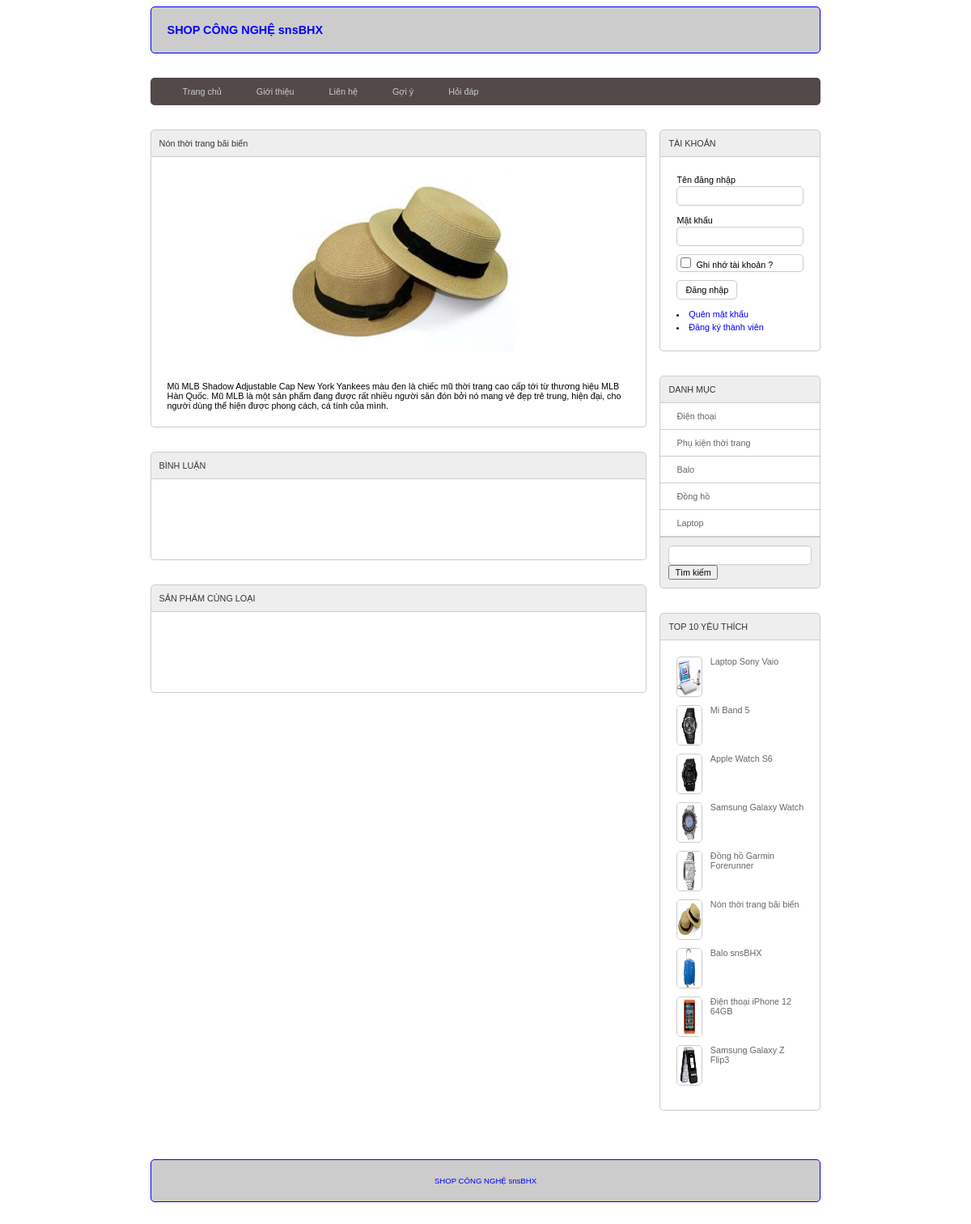
/index.php?act=sanphamct&idsp=17, run on the app's committed database.
### tables this page shows
CREATE TABLE `sanpham` (
  `id` int(11) NOT NULL,
  `name` varchar(255) NOT NULL,
  `gia` double(10,2) DEFAULT 0.00,
  `img` varchar(255) DEFAULT NULL,
  `mota` text DEFAULT NULL,
  `luotxem` int(11) DEFAULT 0,
  `danhmuc` int(11) NOT NULL
);

CREATE TABLE `danhmuc` (
  `id` int(11) NOT NULL,
  `name` varchar(255) NOT NULL
);

### model/pdo.php (called while the page is built, shortened)
<?php
function pdo_get_connection(){
    $dburl = "mysql:host=localhost;dbname=dacsn;charset=utf8";
    $username = 'root';
    $password = '';
    $conn = new PDO($dburl, $username, $password);
    $conn->setAttribute(PDO::ATTR_ERRMODE, PDO::ERRMODE_EXCEPTION);
    return $conn;
}
function pdo_query($sql){
    $sql_args = array_slice(func_get_args(), 1);
    try{
        $conn = pdo_get_connection();
        $stmt = $conn->prepare($sql);
        $stmt->execute($sql_args);
        $rows = $stmt->fetchAll();
        return $rows;
    }
    catch(PDOException $e){
        throw $e;
    }
    finally{
        unset($conn);
    }
}
function pdo_query_one($sql){
    $sql_args = array_slice(func_get_args(), 1);
    try{
        $conn = pdo_get_connection();
        $stmt = $conn->prepare($sql);
        $stmt->execute($sql_args);
        $row = $stmt->fetch(PDO::FETCH_ASSOC);
        return $row;
    }
    catch(PDOException $e){
        throw $e;
    }
    finally{
        unset($conn);
    }
}

### model/sanpham.php (called while the page is built, shortened)
<?php
    function loadall_sanpham_home(){
        $sql = "select * from sanpham where 1 order by id desc limit 0,9";
        $listsanpham=pdo_query($sql);
        return $listsanpham;
    }
    function loadall_sanpham_top10(){
        $sql = "select * from sanpham where 1 order by luotxem desc limit 0,10";
        $listsanpham=pdo_query($sql);
        return $listsanpham;
    }
    function loadone_sanpham($id){
        $sql="select * from sanpham where id=".$id;
        $sp=pdo_query_one($sql);
        return $sp;
    }
?>

### global.php (called while the page is built)
<?php
    $img_path='admin/uploads/';
?>

### model/danhmuc.php (called while the page is built, shortened)
<?php
    function loadall_danhmuc(){
        $sql = "select * from danhmuc order by id desc";
        $listdanhmuc=pdo_query($sql);
        return $listdanhmuc;
    }
?>

### view/boxphai.php (the view)
<div class="row mb">
        <div class="boxtitle">
            TÀI KHOẢN
        </div>
        <div class="boxcontent1 formtaikhoan">
            <?php
            if(isset($_SESSION['user'])){
                extract($_SESSION['user']);
            ?>
                <div class="row mb10">
                        Xin chào <br>
                        <?=$user?>
                </div>
                <div class="row mb10">
                <li><a href="index.php?act=mybill">Đơn hàng của tôi</a></li>
                    <li><a href="index.php?act=quenmk">Quên mật khẩu</a></li>
                    <li><a href="index.php?act=edittk">Cập nhật tài khoản</a></li>
                    <?php if($role==1){?>
                    <li><a href="admin/index.php">Đăng nhập Admin</a></li>
                    <?php } ?>
                    <li><a href="index.php?act=thoat">Thoát</a></li>
                </div>
            <?php
            }else{
            ?>
                <form action="index.php?act=dangnhap" method="post">
                    <div class="row mb10">
                        Tên đăng nhập <br/>
                        <input type="text" name="user" id="">
                    </div>
                    <div class="row mb10">
                        Mật khẩu <br/>
                    <input type="password" name="pass" id="">
                    </div>
                    <div class="row mb10 ghinho">
                        <input type="checkbox" name="ghinho" id=""> Ghi nhớ tài khoản ?
                    </div>
                    <div class="row mb10">
                        <input type="submit" value="Đăng nhập" name="dangnhap">
                    </div>
                </form>
                <li><a href="index.php?act=quenmk">Quên mật khẩu</a></li>
                <li><a href="index.php?act=dangky">Đăng ký thành viên</a></li>
            <?php } ?>
        </div>
    </div>
    <div class="row mb">
        <div class="boxtitle">
            DANH MỤC
        </div>
        <div class="boxcontent2 menudoc">
            <ul>
                <?php
                    foreach($listdmhome as $dm){
                        extract($dm);
                        $lin="index.php?act=sanpham&iddm=".$id;
                        echo '<li><a href="'.$lin.'">'.$name.'</a></li>';
                    }
                ?>
            </ul>
        </div>
        <div class="boxfooter searbox">
            <form action="index.php?act=sanpham" method="post">
                <input type="text" name="kyw" id="">
                <input type="submit" value="Tìm kiếm">
            </form>
        </div>
    </div>
    <div class="row mb">
        <div class="boxtitle">
            TOP 10 YÊU THÍCH
        </div>
        <div class="row boxcontent">
            <?php
                foreach($top10sp as $sp){
                    extract($sp);
                    $lin="index.php?act=sanphamct&idsp=".$id;
                    $hinh=$img_path.$img;
                echo '
                <div class="row mb10 top10">
                    <a href="'.$lin.'"><img src="'.$hinh.'" alt=""></a>
                    <a href="'.$lin.'">'.$name.'</a>
                </div>';
                }
            ?>
        </div>
    </div>

### view/sanphamct.php (shortened to what this page needs)
<div class="row mb">
  <div class="boxtrai mr">
    <div class="row mb">
      <?php
        extract($spct);
      ?>
      <div class="boxtitle"><?=$name?></div>
      <div class="row boxcontent">
        <?php
          $hinh=$img_path.$img;
          echo '<div class="row mb ctsp">
                  <img src="'.$hinh.'" alt="">
                </div>';
          echo $mota;
        ?>
      </div>
    </div>
    <div class="row mb">
      <div class="boxtitle">BÌNH LUẬN</div>
      <div class="row boxcontent"></div>
    </div>
    <div class="row mb">
      <div class="boxtitle">SẢN PHẨM CÙNG LOẠI</div>
      <div class="row boxcontent">
      </div>
    </div>
  </div>
  <div class="boxphai">
    <?php
      include "boxphai.php";
    ?>
  </div>
</div>

### view/css/style.css (style rules this page uses)
* { box-sizing: border-box; font-family: sans-serif; font-size: 0.9vw; }
.row { float: left; width: 100%; }
.mb { margin-bottom: 30px; }
.mb10 { margin-bottom: 10px; }
.mr { margin-right: 2%; }
.boxtrai { float: left; width: 74%; }
.boxphai { float: left; width: 24%; }
.boxtitle { color: #333; padding: 10px; background-color: #EEE; border-top-left-radius: 5px; border-top-right-radius: 5px; border: 1px #CCC solid; }
.boxcontent { border-bottom-left-radius: 5px; border-bottom-right-radius: 5px; min-height: 100px; border-left: 1px #CCC solid; border-right: 1px #CCC solid; border-bottom: 1px #CCC solid; padding: 20px }
.boxcontent1 { border-bottom-left-radius: 5px; border-bottom-right-radius: 5px; min-height: 200px; border-left: 1px #CCC solid; border-right: 1px #CCC solid; border-bottom: 1px #CCC solid; padding: 20px }
.boxcontent2 { border-left: 1px #CCC solid; border-right: 1px #CCC solid; border-bottom: 1px #CCC solid; background-color: #EEE; }
.boxfooter { padding: 10px; background-color: #EEE; border-bottom-left-radius: 5px; border-bottom-right-radius: 5px; border-bottom: 1px #CCC solid; border-right: 1px #CCC solid; border-left: 1px #CCC solid; }
.formtaikhoan { line-height: 150%; }
.formtaikhoan input[type="text"], .formtaikhoan input[type="password"], .formtaikhoan input[type="email"], .frmcontent input[type="text"] { width: 100%; border: 1px #CCC solid; padding: 5px 10px; border-radius: 5px; }
.formtaikhoan input[type="submit"], .formtaikhoan input[type="reset"], .frmcontent input[type="submit"], .frmcontent input[type="reset"], .frmcontent input[type="button"] { background-color: white; border: 1px #CCC solid; padding: 5px 10px; border-radius: 5px; }
.ghinho { background-color: white; border: 1px #CCC solid; border-radius: 5px; }
.formtaikhoan li a { color: blue; text-decoration: none; }
.menudoc ul { margin: 0px; padding: 0px; list-style: none; }
.menudoc ul li { padding: 10px 20px; background-color: #fff; border-bottom: 1px #CCC solid; }
.menudoc ul li a { color: #666; text-decoration: none; }
.searbox input[type="text"] { width: 100%; padding: 5px 10px; background-color: #fff; border: 1px #CCC solid; border-radius: 5px; }
.top10 img { width: 20%; height: 50px; float: left; margin-right: 10px; border-radius: 5px; border: 1px #CCC solid; }
.top10 a { color: #666; text-decoration: none; }
* { box-sizing:border-box }
.ctsp { text-align: center; }
.ctsp img { width: 50%; }

### data on the page
sanpham: name "Nón thời trang bãi biển", img (picture), mota "Mũ MLB Shadow Adjustable Cap New York Yankees màu đen là chiếc mũ thời trang cao cấp tới từ thương hiệu MLB Hàn Quốc. Mũ MLB là một sản phẩm đang được rất nhiều người săn đón bởi nó mang vẻ đẹp trẻ trung, hiện đại, cho người dùng thể hiện được phong cách, cá tính của mình."
danhmuc: name "Điện thoại"
danhmuc: name "Phụ kiện thời trang"
danhmuc: name "Balo"
danhmuc: name "Đồng hồ"
danhmuc: name "Laptop"
sanpham: img (picture), name "Laptop Sony Vaio"
sanpham: img (picture), name "Mi Band 5"
sanpham: img (picture), name "Apple Watch S6"
sanpham: img (picture), name "Samsung Galaxy Watch"
sanpham: img (picture), name "Đồng hồ Garmin Forerunner"
sanpham: img (picture), name "Balo snsBHX"
sanpham: img (picture), name "Điện thoại iPhone 12 64GB"
sanpham: img (picture), name "Samsung Galaxy Z Flip3"
